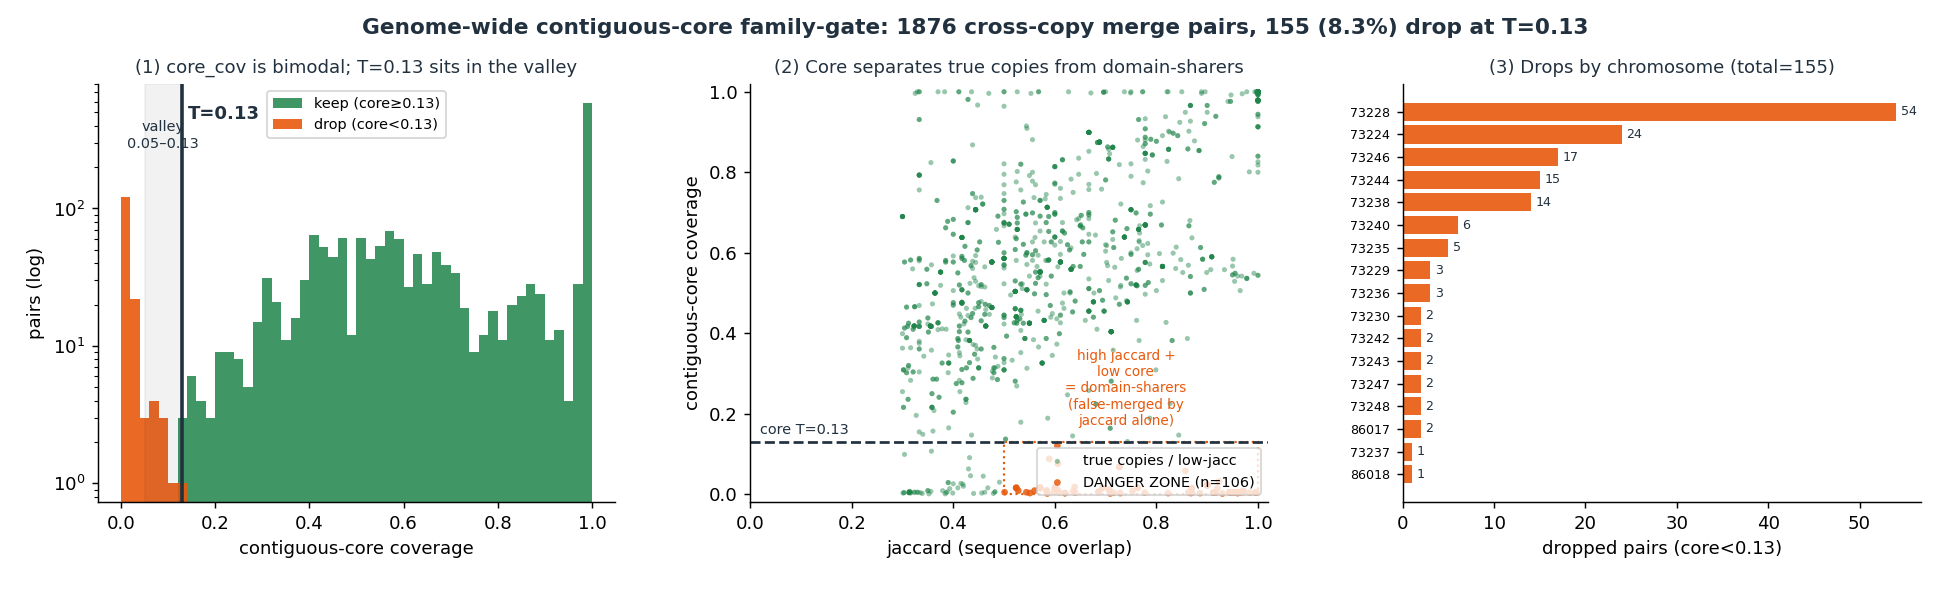

This figure's Python source:
#!/usr/bin/env python
"""
Genome-wide contiguous-core family-gate measurement.

Parses per-chromosome CORE_TRACE files emitted by rustle's de-novo cross-copy
singleton-exon merge step (merge_singletons_by_sequence) and measures what the
contiguous-core coverage gate (threshold T=0.13) WOULD drop vs keep, genome-wide.

INPUT  : /tmp/gw/cg_NC_*.trace
         Each line: "[CORE_TRACE] cid_i=.. cid_j=.. jacc=X core_cov=Y len_i=A len_j=B would_gate=.."

CAVEAT : The `would_gate` field in the traces is VACUOUS. It was computed against
         the active threshold 0.0 (gate-OFF during the trace run), so every line
         reads would_gate=false. We IGNORE that field entirely and recompute the
         drop/keep decision against T=0.13 directly from core_cov.

OUTPUT : core_gate_gw.png  (3-panel figure)
         core_gate_gw.md   (writeup)
         stdout            (headline numbers)

Deterministic: pure parse of the trace files, no randomness, sorted iteration.

Run with: /home/juanfra/miniforge3/bin/python core_gate_gw.py
"""

import glob
import os
import re
import sys

import matplotlib
matplotlib.use("Agg")
import matplotlib.pyplot as plt

# ---------------------------------------------------------------------------
# Config
# ---------------------------------------------------------------------------
TRACE_GLOB = "/tmp/gw/cg_NC_*.trace"
HERE = os.path.dirname(os.path.abspath(__file__))
PNG_OUT = os.path.join(HERE, "core_gate_gw.png")
MD_OUT = os.path.join(HERE, "core_gate_gw.md")

T = 0.13          # contiguous-core coverage gate threshold
T_LO = 0.05       # lower lobe of the bimodal valley
T_HI95 = 0.95     # "true copy" near-identical band
DANGER_JACC = 0.5  # high-jaccard cut for the danger-zone definition

# Palette
NAVY = "#22313f"
ORANGE = "#e8590c"
GREEN = "#1e8449"

LINE_RE = re.compile(
    r"\[CORE_TRACE\]\s+cid_i=(?P<ci>\S+)\s+cid_j=(?P<cj>\S+)\s+"
    r"jacc=(?P<jacc>[0-9.]+)\s+core_cov=(?P<core>[0-9.]+)\s+"
    r"len_i=(?P<li>\d+)\s+len_j=(?P<lj>\d+)\s+would_gate=(?P<wg>\S+)"
)


# ---------------------------------------------------------------------------
# Parse
# ---------------------------------------------------------------------------
def chrom_of(path):
    base = os.path.basename(path)
    # cg_NC_073235.2.trace -> NC_073235.2
    return base[len("cg_"):-len(".trace")]


def parse():
    """Return (all_pairs, per_chrom) sorted deterministically by chrom."""
    files = sorted(glob.glob(TRACE_GLOB))
    if not files:
        sys.exit("no trace files found at %s" % TRACE_GLOB)

    all_pairs = []          # list of dicts
    per_chrom = {}          # chrom -> {"total":, "drop":, "jacc":[], "core":[]}

    for path in files:
        ch = chrom_of(path)
        per_chrom.setdefault(ch, {"total": 0, "drop": 0, "jacc": [], "core": []})
        with open(path) as fh:
            for line in fh:
                line = line.strip()
                if not line:
                    continue
                m = LINE_RE.match(line)
                if not m:
                    sys.exit("unparseable line in %s:\n  %s" % (path, line))
                jacc = float(m.group("jacc"))
                core = float(m.group("core"))
                rec = {
                    "chrom": ch,
                    "jacc": jacc,
                    "core": core,
                    "len_i": int(m.group("li")),
                    "len_j": int(m.group("lj")),
                }
                all_pairs.append(rec)
                pc = per_chrom[ch]
                pc["total"] += 1
                pc["jacc"].append(jacc)
                pc["core"].append(core)
                if core < T:
                    pc["drop"] += 1

    return all_pairs, per_chrom


# ---------------------------------------------------------------------------
# Headline computation (recomputed against T=0.13, ignoring would_gate)
# ---------------------------------------------------------------------------
def headline(all_pairs):
    n = len(all_pairs)
    cores = [p["core"] for p in all_pairs]
    drop = sum(1 for c in cores if c < T)
    lt_lo = sum(1 for c in cores if c < T_LO)
    valley = sum(1 for c in cores if T_LO <= c < T)
    keep = sum(1 for c in cores if c >= T)
    ge95 = sum(1 for c in cores if c >= T_HI95)

    # Danger zone: jaccard alone would keep (jacc high) but core says DROP.
    danger = [p for p in all_pairs if p["jacc"] >= DANGER_JACC and p["core"] < T]
    danger_hi = [p for p in danger if p["jacc"] >= 0.8]
    # Jaccard-alone keep at the same numeric threshold:
    jacc_keep = sum(1 for p in all_pairs if p["jacc"] >= T)

    return {
        "n": n,
        "drop": drop,
        "drop_pct": 100.0 * drop / n,
        "lt_lo": lt_lo,
        "valley": valley,
        "keep": keep,
        "keep_pct": 100.0 * keep / n,
        "ge95": ge95,
        "danger": len(danger),
        "danger_hi": len(danger_hi),
        "jacc_keep": jacc_keep,
        "danger_examples": sorted(
            [(p["jacc"], p["core"]) for p in danger], reverse=True
        )[:6],
    }


# ---------------------------------------------------------------------------
# Figure
# ---------------------------------------------------------------------------
def make_figure(all_pairs, per_chrom, H):
    cores = [p["core"] for p in all_pairs]
    jaccs = [p["jacc"] for p in all_pairs]

    fig, axes = plt.subplots(1, 3, figsize=(15, 4.6))
    fig.subplots_adjust(left=0.05, right=0.985, top=0.86, bottom=0.16, wspace=0.26)

    # --- Panel 1: histogram of core_cov, drop (orange) vs keep (green) ---
    ax = axes[0]
    bins = [i / 50.0 for i in range(51)]  # 0..1 step 0.02
    drop_vals = [c for c in cores if c < T]
    keep_vals = [c for c in cores if c >= T]
    ax.hist(keep_vals, bins=bins, color=GREEN, alpha=0.85, label="keep (core≥%.2f)" % T)
    ax.hist(drop_vals, bins=bins, color=ORANGE, alpha=0.9, label="drop (core<%.2f)" % T)
    ax.axvline(T, color=NAVY, lw=2, ls="-")
    ax.text(T + 0.012, ax.get_ylim()[1] * 0.92, "T=0.13", color=NAVY,
            fontsize=10, fontweight="bold", va="top")
    # mark the valley span 0.05-0.13
    ax.axvspan(T_LO, T, color=NAVY, alpha=0.06)
    ax.text(0.09, ax.get_ylim()[1] * 0.55, "valley\n0.05–0.13", color=NAVY,
            fontsize=8, ha="center", va="center")
    ax.set_yscale("log")
    ax.set_xlabel("contiguous-core coverage")
    ax.set_ylabel("pairs (log)")
    ax.set_title("(1) core_cov is bimodal; T=0.13 sits in the valley",
                 fontsize=10, color=NAVY)
    ax.legend(fontsize=8, loc="upper center")
    for s in ("top", "right"):
        ax.spines[s].set_visible(False)

    # --- Panel 2: scatter jacc vs core, danger zone highlighted ---
    ax = axes[1]
    dz_j = [p["jacc"] for p in all_pairs if p["jacc"] >= DANGER_JACC and p["core"] < T]
    dz_c = [p["core"] for p in all_pairs if p["jacc"] >= DANGER_JACC and p["core"] < T]
    other_j = [p["jacc"] for p in all_pairs
               if not (p["jacc"] >= DANGER_JACC and p["core"] < T)]
    other_c = [p["core"] for p in all_pairs
               if not (p["jacc"] >= DANGER_JACC and p["core"] < T)]
    ax.scatter(other_j, other_c, s=8, color=GREEN, alpha=0.45, edgecolors="none",
               label="true copies / low-jacc")
    ax.scatter(dz_j, dz_c, s=14, color=ORANGE, alpha=0.85, edgecolors="none",
               label="DANGER ZONE (n=%d)" % H["danger"])
    ax.axhline(T, color=NAVY, lw=1.5, ls="--")
    ax.text(0.02, T + 0.02, "core T=0.13", color=NAVY, fontsize=8)
    # box the danger region
    ax.add_patch(plt.Rectangle((DANGER_JACC, 0), 1.0 - DANGER_JACC, T,
                               fill=False, edgecolor=ORANGE, lw=1.2, ls=":"))
    ax.text(0.74, 0.165, "high jaccard +\nlow core\n= domain-sharers\n(false-merged by\njaccard alone)",
            color=ORANGE, fontsize=7.5, ha="center", va="bottom")
    ax.set_xlim(0, 1.02)
    ax.set_ylim(-0.02, 1.02)
    ax.set_xlabel("jaccard (sequence overlap)")
    ax.set_ylabel("contiguous-core coverage")
    ax.set_title("(2) Core separates true copies from domain-sharers",
                 fontsize=10, color=NAVY)
    ax.legend(fontsize=8, loc="lower right")
    for s in ("top", "right"):
        ax.spines[s].set_visible(False)

    # --- Panel 3: per-chrom drop counts ---
    ax = axes[2]
    rows = [(ch, d["drop"]) for ch, d in per_chrom.items() if d["drop"] > 0]
    rows.sort(key=lambda r: r[1], reverse=True)
    labels = [r[0].replace("NC_0", "").replace(".2", "").replace(".1", "") for r in rows]
    vals = [r[1] for r in rows]
    ypos = list(range(len(rows)))[::-1]
    ax.barh(ypos, vals, color=ORANGE, alpha=0.9)
    ax.set_yticks(ypos)
    ax.set_yticklabels(labels, fontsize=7)
    for y, v in zip(ypos, vals):
        ax.text(v + 0.5, y, str(v), fontsize=7, va="center", color=NAVY)
    ax.set_xlabel("dropped pairs (core<0.13)")
    ax.set_title("(3) Drops by chromosome (total=%d)" % H["drop"],
                 fontsize=10, color=NAVY)
    for s in ("top", "right"):
        ax.spines[s].set_visible(False)

    fig.suptitle(
        "Genome-wide contiguous-core family-gate: %d cross-copy merge pairs, "
        "%d (%.1f%%) drop at T=0.13" % (H["n"], H["drop"], H["drop_pct"]),
        fontsize=12, color=NAVY, fontweight="bold", y=0.97)
    fig.savefig(PNG_OUT, dpi=130)
    plt.close(fig)


# ---------------------------------------------------------------------------
# Writeup
# ---------------------------------------------------------------------------
def write_md(all_pairs, per_chrom, H):
    n_chroms = len(per_chrom)
    n_with_pairs = sum(1 for d in per_chrom.values() if d["total"] > 0)

    # per-chrom table sorted by drop desc, then chrom asc
    table_rows = sorted(
        per_chrom.items(),
        key=lambda kv: (-kv[1]["drop"], -kv[1]["total"], kv[0]),
    )

    lines = []
    A = lines.append
    A("# Genome-wide contiguous-core family-gate measurement\n")
    A("**Site measured:** rustle's de-novo cross-copy singleton-exon merges "
      "(`merge_singletons_by_sequence`) — the gate's actual call site.\n")
    A("**Threshold:** T = %.2f on contiguous-core coverage (`core_cov`).\n" % T)
    A("**Gate status:** DEFAULT-OFF. This is a *measurement* of what the gate "
      "would do, not a behavior change.\n")

    A("\n## Headline\n")
    A("- **%d chromosomes** parsed (%d carry cross-copy merge pairs; "
      "3 are empty).\n" % (n_chroms, n_with_pairs))
    A("- **%d** cross-copy merge pairs total.\n" % H["n"])
    A("- **%d (%.1f%%) DROP** at core_cov < %.2f.\n"
      % (H["drop"], H["drop_pct"], T))
    A("  - %d have core_cov < %.2f (deep lobe).\n" % (H["lt_lo"], T_LO))
    A("  - %d sit in the valley [%.2f, %.2f).\n" % (H["valley"], T_LO, T))
    A("- **%d (%.1f%%) KEEP** at core_cov ≥ %.2f.\n"
      % (H["keep"], H["keep_pct"], T))
    A("- **%d** pairs have core_cov ≥ %.2f (near-identical true copies).\n"
      % (H["ge95"], T_HI95))
    A("- `NC_073235.2` = **%d / %d** drops (matches the prior pipeline test).\n"
      % (per_chrom["NC_073235.2"]["drop"], per_chrom["NC_073235.2"]["total"]))

    A("\n## Bimodality — why 0.13 is a principled threshold\n")
    A("The core_cov distribution is **bimodal**: a heavy mass near 1.0 "
      "(near-identical true copies; %d pairs ≥ %.2f) and a second lobe "
      "down near 0.0 (%d pairs < %.2f). Between them is a sparse **valley** "
      "spanning roughly [%.2f, %.2f) holding only %d pairs. T = %.2f is placed "
      "inside that valley, so the decision boundary does not slice through a "
      "dense region — small threshold perturbations move very few pairs. This "
      "is exactly the kind of separated, non-arbitrary cut a gate wants: the "
      "data, not the knob, picks the split.\n"
      % (H["ge95"], T_HI95, H["lt_lo"], T_LO, T_LO, T, H["valley"], T))

    A("\n## Why jaccard alone fails and core fixes it (the danger zone)\n")
    A("At the same numeric cut, **jaccard alone keeps all %d pairs** "
      "(every pair has jaccard ≥ %.2f) — i.e. a jaccard-only gate at 0.13 "
      "would never drop anything here. Yet **%d pairs have high jaccard "
      "(≥ %.2f) but low contiguous-core (< %.2f)**, and %d of those have "
      "jaccard ≥ 0.80. These are **domain-sharers**: two copies that share a "
      "large fraction of *k*-mers/segments (high jaccard) but whose shared "
      "material is *not contiguous core* — it is a repeated domain, a shared "
      "exon cassette, or scattered homology rather than a single colinear copy "
      "body. Jaccard cannot tell a tandem-repeated domain from a real copy; "
      "contiguous-core coverage can, because it demands the overlap form one "
      "run.\n"
      % (H["jacc_keep"], T, H["danger"], DANGER_JACC, T, H["danger_hi"]))
    A("\nWorst offenders (jaccard, core_cov) — jaccard says \"merge\", core says "
      "\"don't\":\n\n")
    A("| jaccard | core_cov |\n|---|---|\n")
    for j, c in H["danger_examples"]:
        A("| %.3f | %.3f |\n" % (j, c))

    A("\n## Per-chromosome\n")
    A("| chrom | pairs | drop (core<0.13) | drop %% |\n")
    A("|---|---|---|---|\n")
    for ch, d in table_rows:
        pct = (100.0 * d["drop"] / d["total"]) if d["total"] else 0.0
        A("| %s | %d | %d | %.1f%% |\n" % (ch, d["total"], d["drop"], pct))

    A("\n## Honest scope & caveats\n")
    A("- **What this measures.** rustle's *de-novo cross-copy "
      "singleton-exon merges* (`merge_singletons_by_sequence`). That is the "
      "gate's literal call site, so these counts are the population the gate "
      "would actually act on.\n")
    A("- **Per-chrom / within-chrom families only.** The OOM-safe genome-wide "
      "protocol runs one chromosome at a time, so only *within-chromosome* "
      "families are grouped. Cross-chromosome paralogs (e.g. RABL2A/RABL2B) "
      "are not co-grouped here — but those are the coordinate-separated case "
      "this gate does **not** target anyway; the gate is about distinguishing "
      "true copies from domain-sharers inside a candidate family, not about "
      "linking copies across chromosomes.\n")
    A("- **`would_gate` trace field is vacuous — ignored.** Every trace line "
      "reads `would_gate=false` because it was computed against the active "
      "threshold 0.0 (gate-OFF during the trace run). We do **not** trust that "
      "field; every drop/keep number above is recomputed directly from "
      "`core_cov` against T = %.2f.\n" % T)
    A("- **Gate is default-off.** Nothing here changes rustle's emitted output; "
      "this is a measurement of the gate's *would-be* effect.\n")

    A("\n## Reproduce\n")
    A("```\n/home/juanfra/miniforge3/bin/python %s\n```\n"
      % os.path.join("bench", "core_gate_gw.py"))
    A("Inputs: `%s` (deterministic parse).\n" % TRACE_GLOB)

    with open(MD_OUT, "w") as fh:
        fh.write("".join(lines))


# ---------------------------------------------------------------------------
def main():
    all_pairs, per_chrom = parse()
    H = headline(all_pairs)

    # stdout headline
    print("=== genome-wide contiguous-core family-gate (T=%.2f) ===" % T)
    print("chroms parsed         : %d (%d with pairs)"
          % (len(per_chrom), sum(1 for d in per_chrom.values() if d["total"])))
    print("cross-copy merge pairs : %d" % H["n"])
    print("DROP (core<0.13)       : %d (%.1f%%)  [%d <0.05, %d in [0.05,0.13)]"
          % (H["drop"], H["drop_pct"], H["lt_lo"], H["valley"]))
    print("KEEP (core>=0.13)      : %d (%.1f%%)" % (H["keep"], H["keep_pct"]))
    print("core>=0.95             : %d" % H["ge95"])
    print("DANGER ZONE (jacc>=%.1f & core<0.13): %d (%d with jacc>=0.8)"
          % (DANGER_JACC, H["danger"], H["danger_hi"]))
    print("jaccard-alone keep @0.13: %d (jaccard alone drops nothing)"
          % H["jacc_keep"])
    print("NC_073235.2            : %d/%d drops"
          % (per_chrom["NC_073235.2"]["drop"], per_chrom["NC_073235.2"]["total"]))

    make_figure(all_pairs, per_chrom, H)
    write_md(all_pairs, per_chrom, H)
    print("\nwrote %s" % PNG_OUT)
    print("wrote %s" % MD_OUT)


if __name__ == "__main__":
    main()
